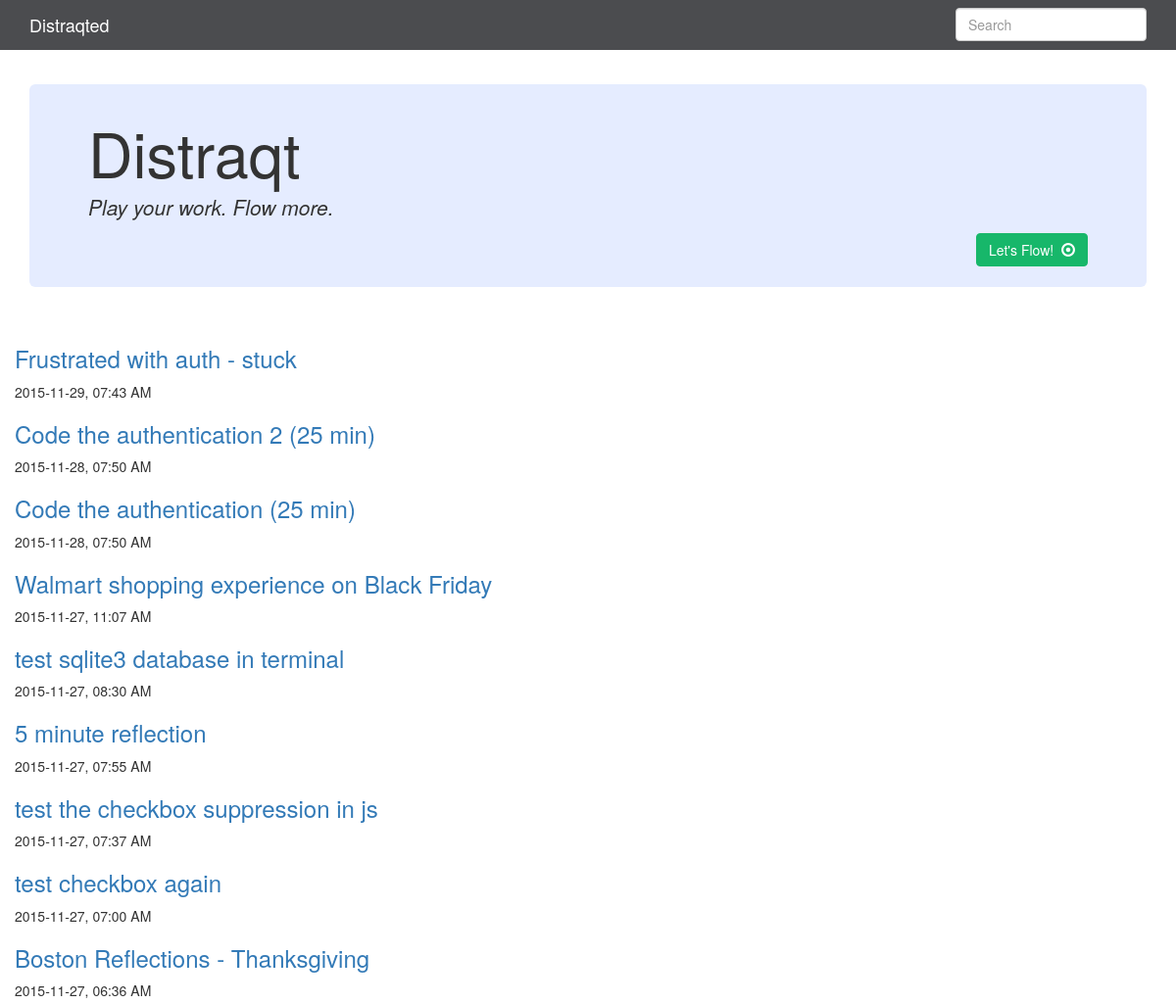
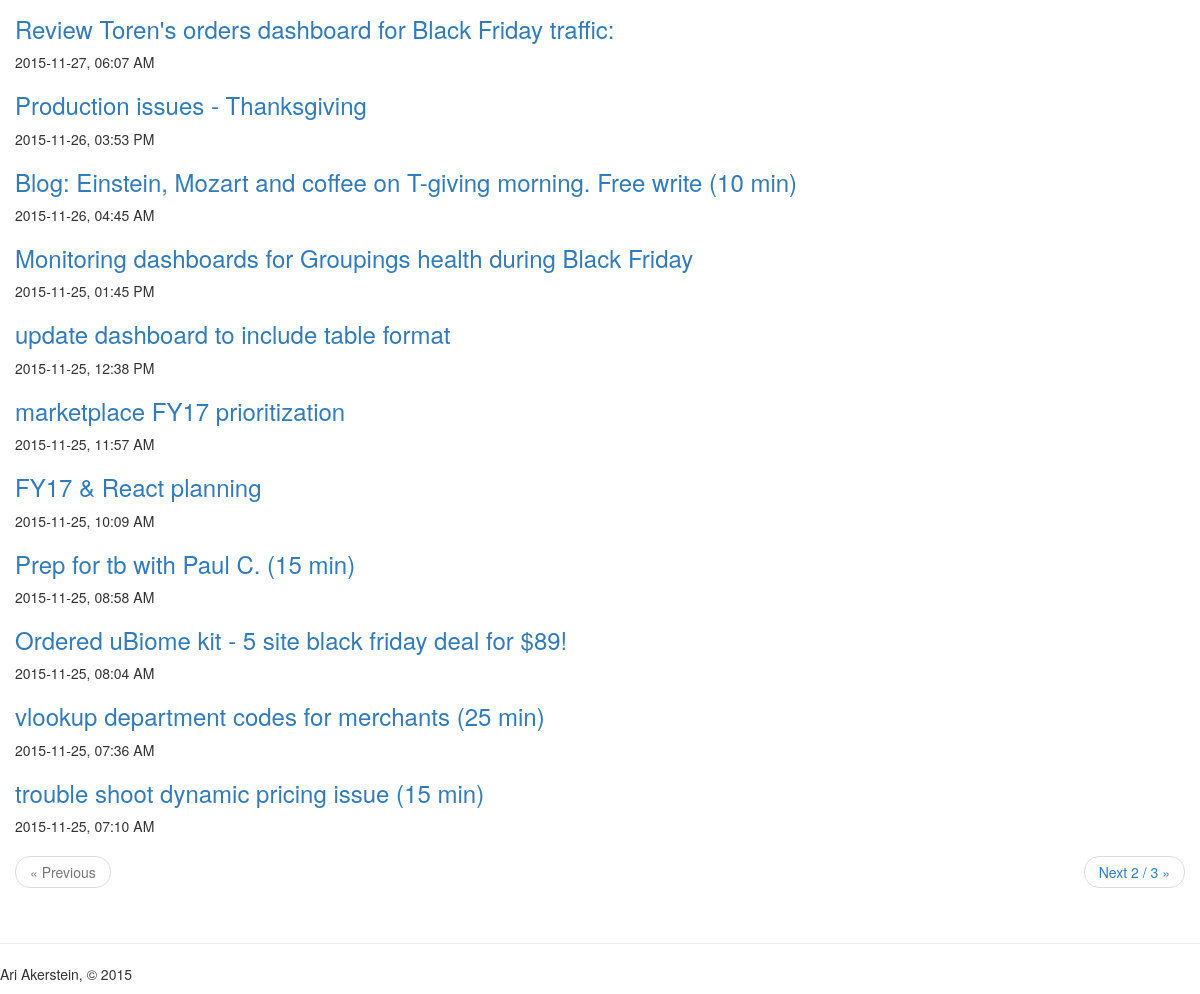
Before: / with the older database file (2 pictures, top to bottom).
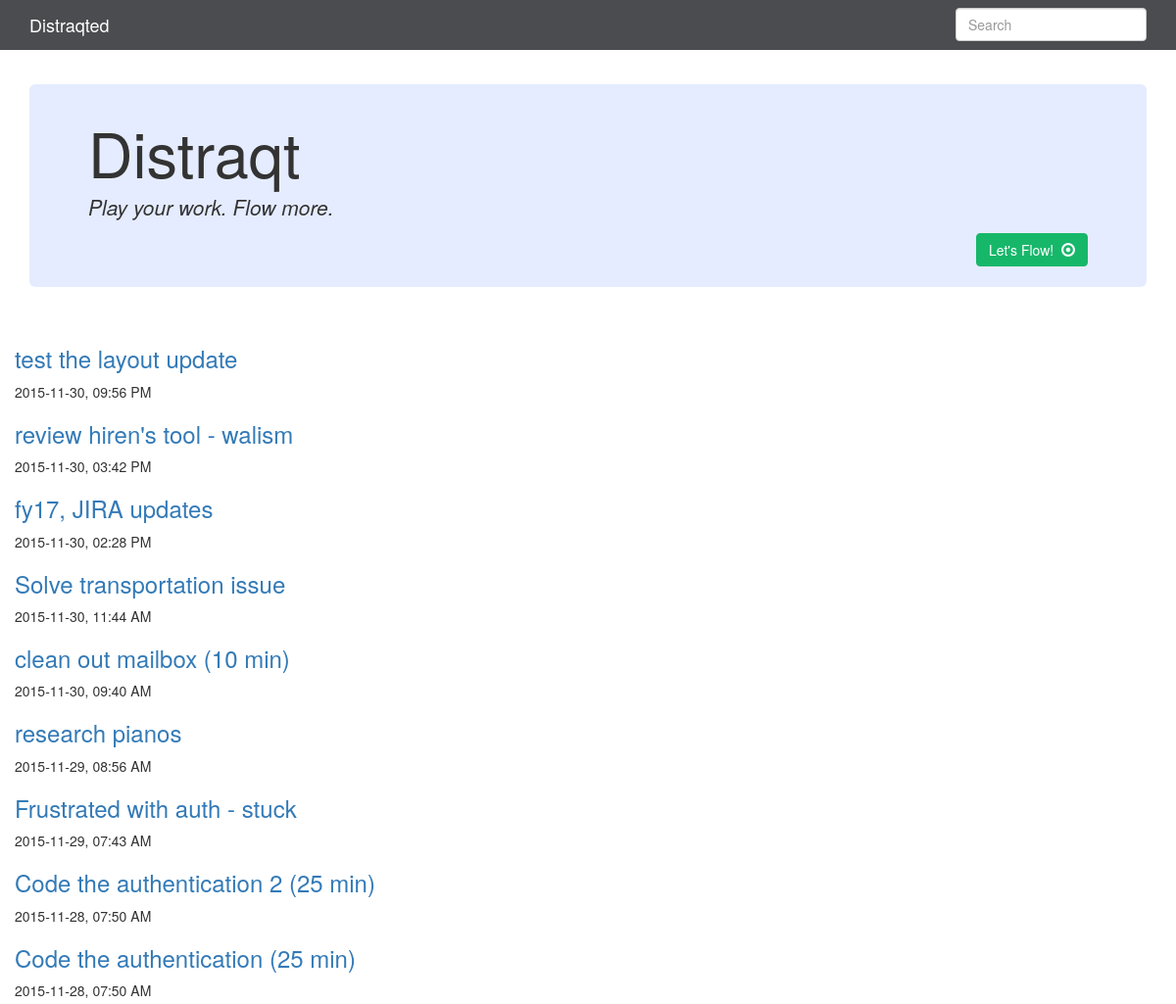
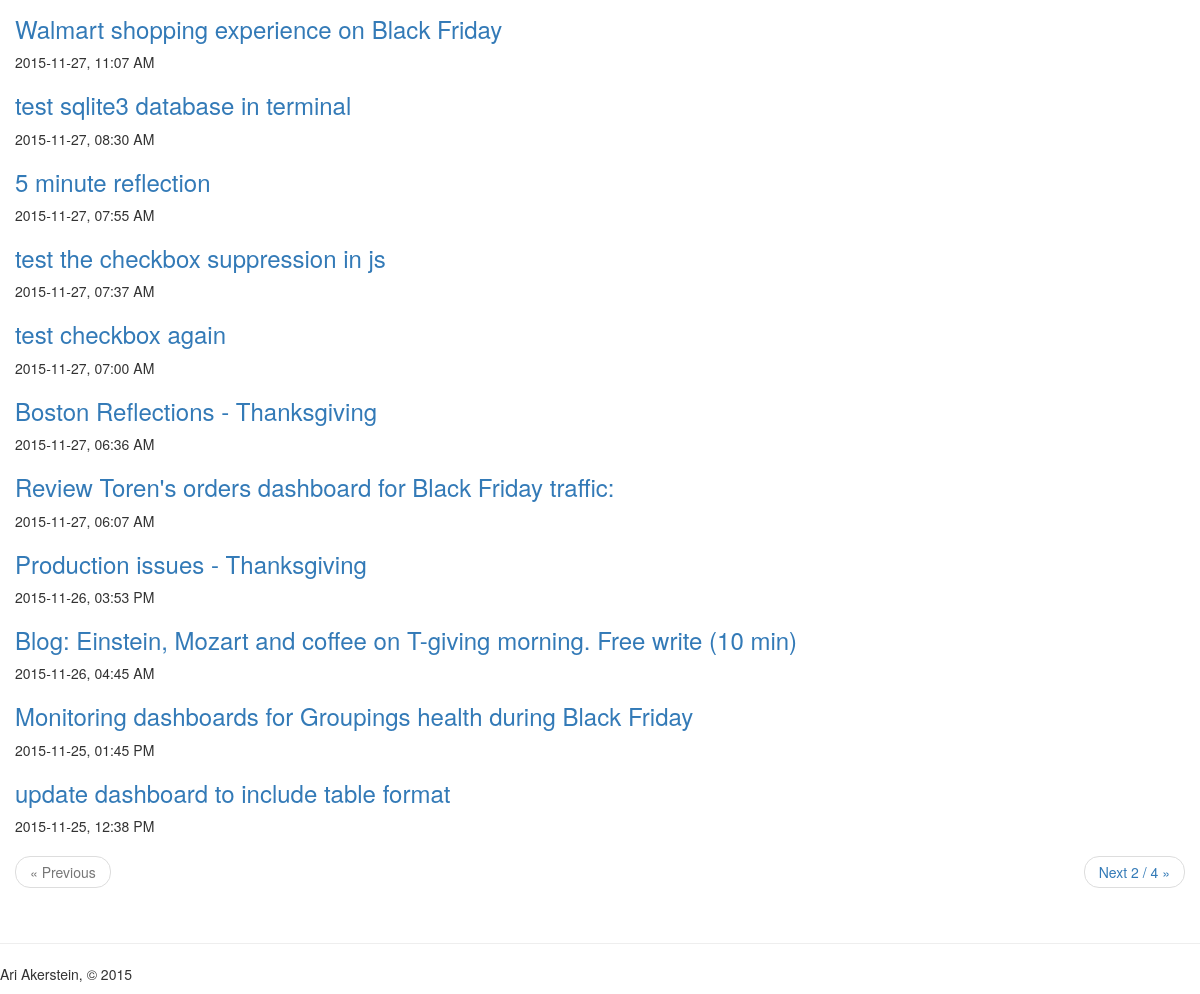
After: the same page with the newer database file (2 pictures, top to bottom).
### app.py (models this page shows, shortened)
class Entry(flask_db.Model):
    title = CharField()
    slug = CharField(unique=True)
    content = TextField()
    published = BooleanField(index=True)
    timestamp = DateTimeField(default=datetime.datetime.now, index=True)
    @classmethod
    def public(cls):
        return Entry.select().where(Entry.published == True)

### app.py (the view)
@app.route('/')
def index():
    search_query = request.args.get('q')
    if search_query:
        query = Entry.search(search_query)
    else:
        query = Entry.public().order_by(Entry.timestamp.desc())
    return object_list(
        'index.html',
        query,
        search=search_query,
        check_bounds=False)

### app.py (called while the page is built)
@app.template_filter('clean_querystring')
def clean_querystring(request_args, *keys_to_remove, **new_values):
    querystring = dict((key, value) for key, value in request_args.items())
    for key in keys_to_remove:
        querystring.pop(key, None)
    querystring.update(new_values)
    return urllib.urlencode(querystring)

### templates/index.html (shortened to what this page needs)
{% extends "base.html" %}
{% block content %}
  {% for entry in object_list %}
    {% if search %}
      {% set entry = entry.entry %}
    {% endif %}
    <h3>
      <a href="{% if entry.published %}{{ url_for('detail', slug=entry.slug) }}{% else %}{{ url_for('edit', slug=entry.slug) }}{% endif %}">
        {{ entry.title }}
      </a>
    </h3>
    <p>{{ entry.timestamp.strftime('%Y-%m-%d, %I:%M %p') }}</p>
  {% else %}
    <p>No entries have been created yet.</p>
  {% endfor %}
  {% include "includes/pagination.html" %}
{% endblock %}

Changed rows visible on the page:
no longer on this page (row unchanged): Entry: title "marketplace FY17 prioritization", timestamp "2015-11-25, 11:57 AM"
no longer on this page (row unchanged): Entry: title "FY17 & React planning", timestamp "2015-11-25, 10:09 AM"
no longer on this page (row unchanged): Entry: title "Prep for tb with Paul C. (15 min)", timestamp "2015-11-25, 08:58 AM"
no longer on this page (row unchanged): Entry: title "Ordered uBiome kit - 5 site black friday deal for $89!", timestamp "2015-11-25, 08:04 AM"
no longer on this page (row unchanged): Entry: title "vlookup department codes for merchants (25 min)", timestamp "2015-11-25, 07:36 AM"
no longer on this page (row unchanged): Entry: title "trouble shoot dynamic pricing issue (15 min)", timestamp "2015-11-25, 07:10 AM"
added Entry: title "test the layout update", timestamp "2015-11-30, 09:56 PM"
added Entry: title "review hiren's tool - walism", timestamp "2015-11-30, 03:42 PM"
added Entry: title "fy17, JIRA updates", timestamp "2015-11-30, 02:28 PM"
added Entry: title "Solve transportation issue", timestamp "2015-11-30, 11:44 AM"
added Entry: title "clean out mailbox (10 min)", timestamp "2015-11-30, 09:40 AM"
added Entry: title "research pianos", timestamp "2015-11-29, 08:56 AM"
Other visible differences:
{{ pagination.get_page_count() }}: "3" → "4"
